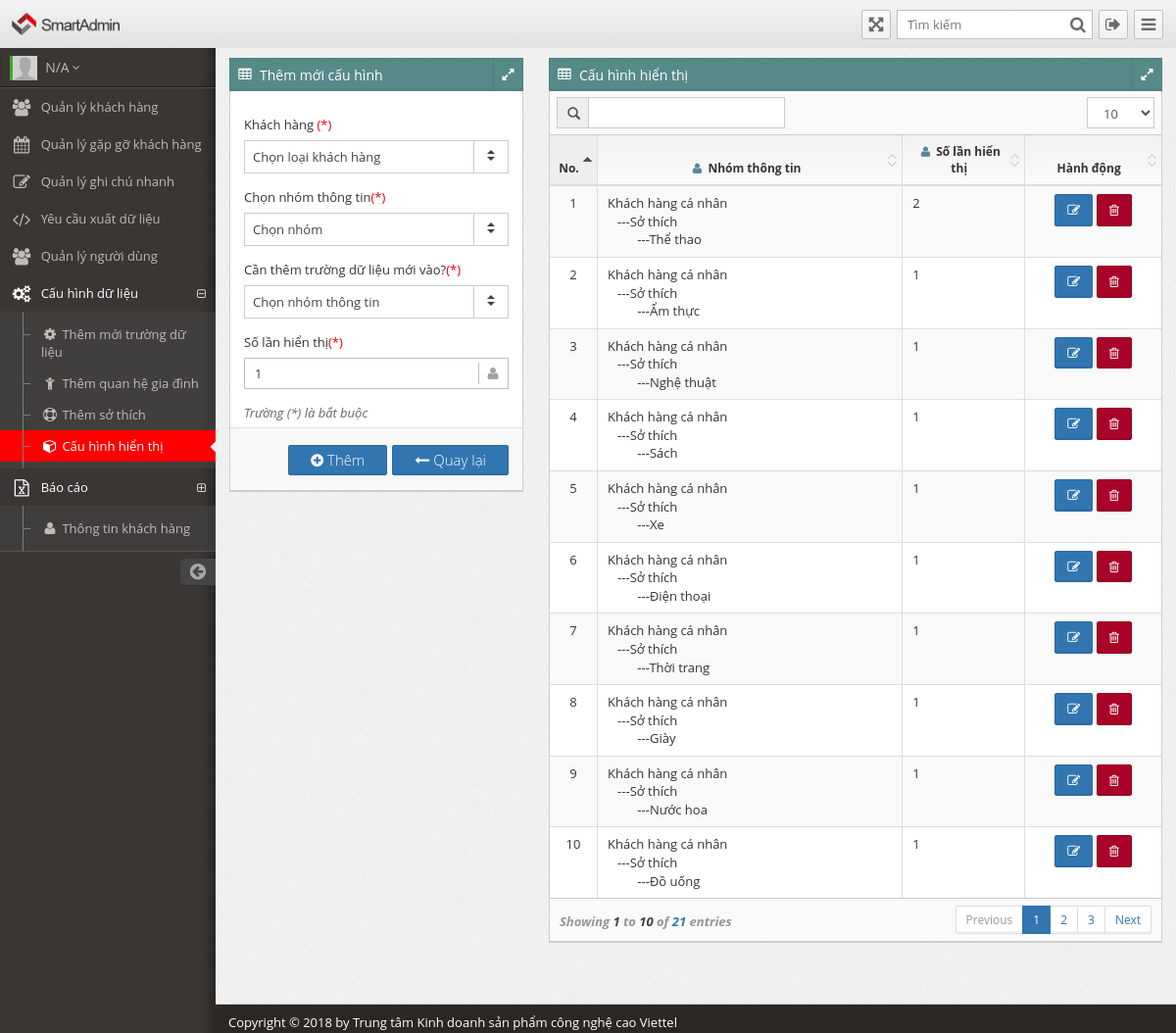
Page /config_display.html (signed in) on the committed database.
### tables this page shows
CREATE TABLE `tbl_display` (
  `id` int(11) NOT NULL,
  `sub_cat_id` int(11) NOT NULL,
  `display_item` int(11) NOT NULL,
  `isactive` tinyint(4) NOT NULL DEFAULT '1'
);

CREATE TABLE `tbl_group` (
  `id` int(11) NOT NULL,
  `name` varchar(200) NOT NULL,
  `value` int(11) NOT NULL
);

CREATE TABLE `tbl_category` (
  `id` int(10) NOT NULL,
  `name` varchar(200) NOT NULL,
  `alias` varchar(100) NOT NULL,
  `group` tinyint(4) NOT NULL,
  `cdate` date NOT NULL,
  `isactive` tinyint(4) NOT NULL DEFAULT '1'
);

CREATE TABLE `tbl_sub_category` (
  `id` int(10) NOT NULL,
  `cat_id` int(10) NOT NULL,
  `name` varchar(200) NOT NULL,
  `alias` varchar(50) NOT NULL,
  `cdate` date NOT NULL,
  `isactive` tinyint(4) NOT NULL DEFAULT '1'
);

### libs/cls.template.php (called while the page is built, shortened)
 <?php
class CLS_TEMPLATE{
	public function WapperTem(){
		require_once(THIS_TEM_PATH.'home.php');
	}
	function loadComponent(){
		$com='';
		if(isset($_GET['com']))	$com=addslashes($_GET['com']);
		include(COM_PATH.'com_'.$com.'/layout.php');
	}
}
?>

### index.php (called while the page is built, shortened)
<?php
require_once(incl_path.'gffunction.php');
require_once(libs_path.'cls.mysql.php');
require_once(libs_path.'cls.template.php');
require_once(libs_path."cls.display.php");
require_once(libs_path."cls.subcat.php");
$tmp=new CLS_TEMPLATE();
$tmp->WapperTem();
?>

### libs/cls.display.php (called while the page is built, shortened)
<?php
class CLS_DISPLAY {
	private $objmysql=null;
	public function CLS_DISPLAY(){
		$this->objmysql=new CLS_MYSQL;
	}
	public function Fetch_Assoc(){
		return $this->objmysql->Fetch_Assoc();
	}
	public function getList($where='' , $limit){
		$sql="SELECT * FROM `tbl_display` WHERE 1=1 ".$where.$limit;
		return $this->objmysql->Query($sql);
	}
}
?>

### libs/cls.mysql.php (called while the page is built, shortened)
<?php
class CLS_MYSQL{
	private $pro=array(	'HOSTNAME'=>'localhost',
						'USERNAME'=>'hvgt_hangviet',
						'PASSWORD'=>'nsghQn1a',
						'DATANAME'=>'hvgt_hangviet');
	private $conn=NULL;
	private $rs;
	public function CLS_MYSQL(){
		$this->HOSTNAME=HOSTNAME;
		$this->USERNAME=DB_USERNAME;
		$this->PASSWORD=DB_PASSWORD;
		$this->DATANAME=DB_DATANAME;
	}
	private function connect(){
		$conn=@mysql_pconnect($this->HOSTNAME,$this->USERNAME,$this->PASSWORD);
		$this->conn=$conn;
		return true;
	}
	private function disconnect(){
		if(isset($this->conn))
		return @mysql_close($this->conn);
	}
	public function __set($proname,$value){
		$this->pro[$proname]=$value;
	}
	public function __get($proname){
		return $this->pro[$proname];
	}
	public function Query($sql){
		if($this->connect()){
			@$rs=mysql_query($sql,$this->conn);
			if($rs){
				$this->rs=$rs;
				return true;
			}
		}
		return false;
	}
	public function Fetch_Assoc(){
		return (@mysql_fetch_assoc($this->rs));
	}
	public function Num_rows() {
        return(@mysql_num_rows($this->rs));
    }
}
?>

### components/com_config/tem/config_display.php (the view, shortened to what this page needs)
<?php
$objDisplay = new CLS_DISPLAY;
?>
<section class="" id="widget-grid">
	<div class="row">
		<article class="col-sm-12 col-md-4 col-lg-4">
			<div class="jarviswidget jarviswidget-color-teal" data-widget-editbutton="false" data-widget-colorbutton="false" data-widget-deletebutton="false" data-widget-togglebutton="false">
				<header>
					<span class="widget-icon"> <i class="fa fa-table"></i> </span>
					<?php if(isset($_GET['id'])) : ?>
						<h2>Sửa thông tin cấu hình</h2>
					<?php else : ?>
						<h2>Thêm mới cấu hình</h2>
					<?php endif; ?>
				</header>
				<div role="content">
					<div class="widget-body no-padding">
						<form class="smart-form" id="form_display" method="POST" novalidate="novalidate" enctype="multipart/form-data" action="">
							<fieldset>
									<?php if(!isset($_GET['id'])) :?>
									<section>
										<label class="label">Khách hàng <span class="require_field">(*)</span></label>
										<label class="select">
											<i></i>
										</label>
									</section>
									<section>
										<label class="label">Chọn nhóm thông tin<span class="require_field">(*)</span></label>
										<label class="select">
											<i></i>
										</label>
									</section>
									<section>
										<label class="label">Cần thêm trường dữ liệu mới vào?<span class="require_field">(*)</span></label>
										<label class="select">
											<i></i>
										</label>
									</section>
									<section>
										<label class="label">Số lần hiển thị<span class="require_field">(*)</span></label>
										<label class="input">
											<i class="icon-append fa fa-user"></i>
											<input type="text" value="1" name="txt_display" id="txt_display">
										</label>
									</section>
								<?php endif;?>
								<span><i>Trường (*) là bắt buộc</i></span>
							</fieldset>
							<footer>
								<button type="button" class="btn btn-primary" onclick="backPage()"><i class="fa fa-long-arrow-left "></i> Quay lại</button>
								<button type="submit" name="cmd_save" id="cmd_save" class="btn btn-primary"><i class="fa fa-plus-circle"></i> <?php if(isset($_GET['id'])) echo "Cập nhật"; else echo "Thêm";?></button>
							</footer>
						</form>
					</div>
				</div>
			</div>
		</article>
		<article class="col-sm-12 col-md-8 col-lg-8">
			<div class="jarviswidget jarviswidget-color-teal" data-widget-editbutton="false" data-widget-colorbutton="false" data-widget-deletebutton="false" data-widget-togglebutton="false">
				<header>
					<span class="widget-icon"> <i class="fa fa-table"></i> </span>
					<h2>Cấu hình hiển thị</h2>
				</header>
				<div role="content">
					<div class="widget-body no-padding">
						<table id="dt_basic" class="table table-striped table-bordered table-hover" width="100%">
							<thead>
								<tr>
									<th data-hide="phone,tablet" width="20">No.</th>
									<th width="50%">
										<i class="fa fa-fw fa-user txt-color-blue"></i>
										Nhóm thông tin
									</th>
									<th width="20%">
										<i class="fa fa-fw fa-user txt-color-blue"></i>
										Số lần hiển thị
									</th>
									<th>Hành động</th>
								</tr>
							</thead>
							<tbody>
								<?php
								$stt=1;
								$objDisplay->getList(" and isactive='1'", "");
								$objSubCat = new CLS_SUBCAT;
								while($r=$objDisplay->Fetch_Assoc()) {
									$id = $r['id'];
									$namCat = $objSubCat->getSubCatName($r['sub_cat_id']);
								?>
								<tr>
									<td align="center"><?php echo $stt;?></td>
									<td><?php echo $namCat;?></td>
									<td><?php echo $r['display_item'];?></td>
									<td align="center">
			                     		<a title="Sửa" href="<?php echo ROOTHOST?>config_display/id/<?php echo $id;?>" class="btn btn-primary approve-schedule"><i class="fa fa-edit"></i></a>
			                     		<a title="Xóa" href="#" class="btn btn-danger cancel-schedule" onclick="deleteDisplay(<?php echo "'".$id."'";?>)"><i class="fa fa-trash-o "></i></a>
			                     	</td>
								</tr>
								<?php $stt++;} ?>
							</tbody>
						</table>
					</div>
				</div>
			</div>
		</article>
	</div>
</section>

### libs/cls.subcat.php (shortened to what this page needs)
<?php
class CLS_SUBCAT {
	private $objmysql=null;
	public function CLS_SUBCAT(){
		$this->objmysql=new CLS_MYSQL;
	}
	public function Fetch_Assoc(){
		return $this->objmysql->Fetch_Assoc();
	}
	public function getSubCatName($catId) {
		$sql="SELECT * FROM `tbl_sub_category` WHERE `id`='".$catId."'";
		$this->objmysql->Query($sql);
		if ($this->objmysql->Num_rows() > 0) {
			$rs = $this->objmysql->Fetch_Assoc();
			$sql="SELECT `name`,`group` FROM `tbl_category` WHERE `id`='".$rs['cat_id']."'";
			$this->objmysql->Query($sql);
			$r = $this->objmysql->Fetch_Assoc();
			$sql="SELECT `name` FROM `tbl_group` WHERE `value`='".$r['group']."'";
			$this->objmysql->Query($sql);
			$r1 = $this->objmysql->Fetch_Assoc();
			return "<span>".$r1['name']."</span><br/>&nbsp;&nbsp;&nbsp;---<span>".$r['name']."</span><br/>&nbsp;&nbsp;&nbsp;&nbsp;&nbsp;&nbsp;&nbsp;&nbsp;&nbsp;---<span>".$rs['name']."</span>";
		}
		return '';
	}
}
?>

### templates/default/css/your_style.css (style rules this page uses)
.select i { margin-right: 3px !important; }

### components/com_config/tem/config_display.php (style rules this page uses)
#dt_basic thead th { text-align: center; }
.require_field { color: red; }

### rows in the picture
tbl_display: tbl_group.name "Khách hàng cá nhân", tbl_category.name "Sở thích", tbl_sub_category.name "Thể thao", display_item "2"
tbl_display: tbl_group.name "Khách hàng cá nhân", tbl_category.name "Sở thích", tbl_sub_category.name "Ẩm thực", display_item "1"
tbl_display: tbl_group.name "Khách hàng cá nhân", tbl_category.name "Sở thích", tbl_sub_category.name "Nghệ thuật", display_item "1"
tbl_display: tbl_group.name "Khách hàng cá nhân", tbl_category.name "Sở thích", tbl_sub_category.name "Sách", display_item "1"
tbl_display: tbl_group.name "Khách hàng cá nhân", tbl_category.name "Sở thích", tbl_sub_category.name "Xe", display_item "1"
tbl_display: tbl_group.name "Khách hàng cá nhân", tbl_category.name "Sở thích", tbl_sub_category.name "Điện thoại", display_item "1"
tbl_display: tbl_group.name "Khách hàng cá nhân", tbl_category.name "Sở thích", tbl_sub_category.name "Thời trang", display_item "1"
tbl_display: tbl_group.name "Khách hàng cá nhân", tbl_category.name "Sở thích", tbl_sub_category.name "Giày", display_item "1"
tbl_display: tbl_group.name "Khách hàng cá nhân", tbl_category.name "Sở thích", tbl_sub_category.name "Nước hoa", display_item "1"
tbl_display: tbl_group.name "Khách hàng cá nhân", tbl_category.name "Sở thích", tbl_sub_category.name "Đồ uống", display_item "1"

### other values in the picture
$fullname "N/A"
